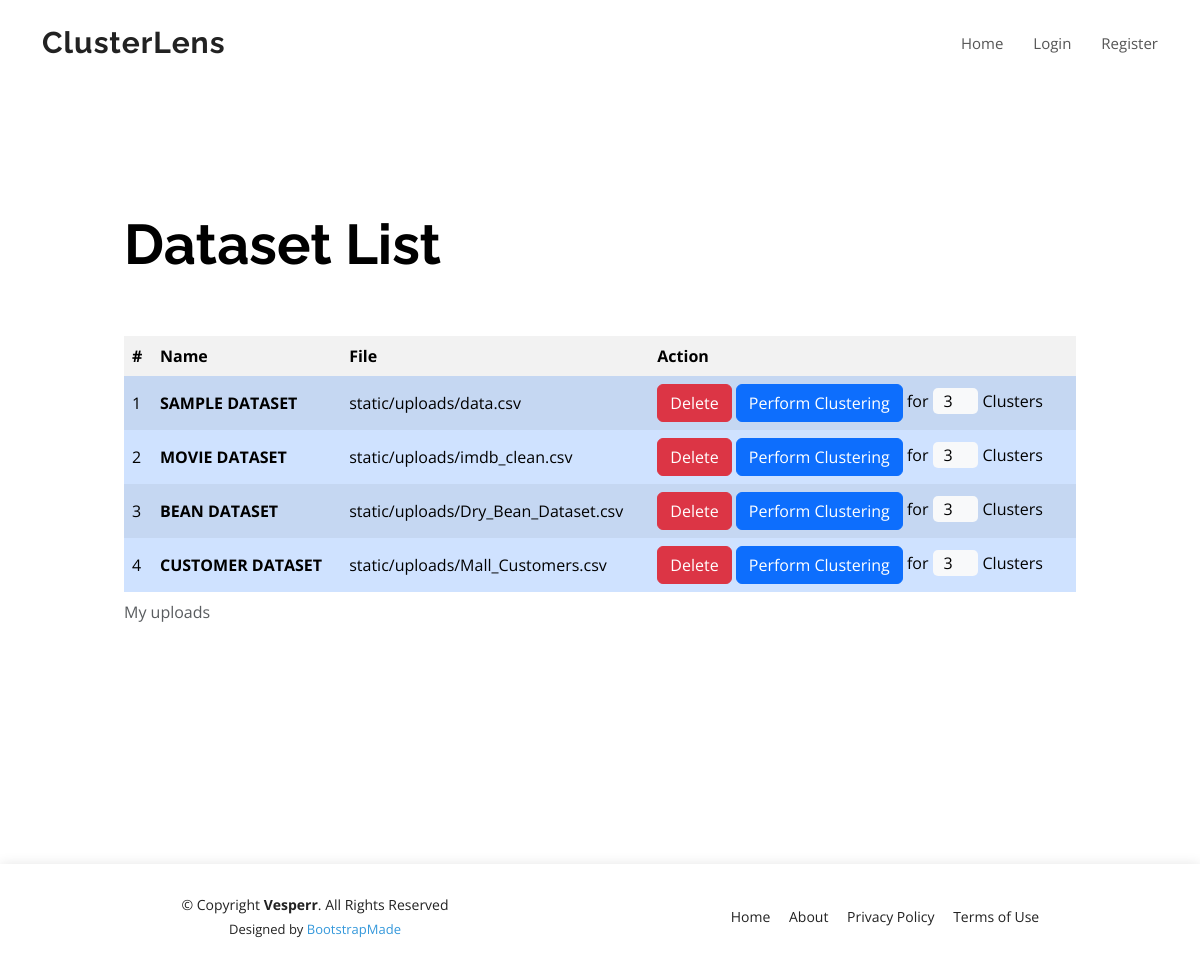
Screenshot of /dataset/list with the database file from the repository.
### database.py (models this page shows, shortened)
class Dataset(Base):
    __tablename__ = 'datasets'
    id = Column(Integer, primary_key=True)
    name = Column(String(50), nullable=False)
    path = Column(String(255))
    user_id = Column(Integer, ForeignKey('users.id'))
    description = Column(String(255))
    created_at = Column(DateTime, default=datetime.now)

### app.py (the view)
@app.route('/dataset/list')
def dataset_list():
    db = open_db()
    datasets = db.query(Dataset).all()
    return render_template('dataset_list.html', datasets=datasets)

### database.py (called while the page is built)
def open_db():
    engine = create_engine('sqlite:///project.db', echo=True)
    session = sessionmaker(bind=engine)
    return session()

### templates/dataset_list.html (shortened to what this page needs)
{% extends 'layout/base.html' %}
{% block content %}
<section>
    <div class="container col-xl-10 col-xxl-8 px-4 py-5">
        <div class="row align-items-center g-lg-5 py-5">
            <div class="col-lg-7 text-center text-lg-start">
                <h1 class="display-4 fw-bold lh-1 text-body-emphasis mb-3">Dataset List</h1>
            </div>
            <div class="col-md-10 mx-auto col-lg-12">
                <div class="table-responsive">
                    <table class="table table-striped table-hover table-borderless align-middle">
                        <thead class="table-light">
                            <caption>
                                My uploads
                            </caption>
                            <tr>
                                <th>#</th>
                                <th>Name</th>
                                <th>File</th>
                                <th>Action</th>
                            </tr>
                        </thead>
                        <tbody class="table-group-divider">
                            {% for item in datasets %}
                            <tr class="table-primary">
                                <td scope="row">{{item.id}}</td>
                                <td>
                                    <b>{{item.name|upper}}</b>
                                </td>
                                <td>{{item.path}}</td>
                                <td>
                                    <a href="/dataset/delete/{{item.id}}" class="btn btn-danger">Delete</a>
                                    <a href="/dataset/clustering/{{item.id}}" class="btn btn-primary"
                                        id="perform">Perform
                                        Clustering</a>
                                    for <input type="number" name="clusters" id="clusters" min="1" max="10"
                                        maxlength="1" value="3"> Clusters
                                </td>
                            </tr>
                            {% endfor %}
                        </tbody>
                    </table>
                </div>
            </div>
        </div>
</section>
{% endblock %}

### templates/layout/base.html (shortened to what this page needs)
<!doctype html>
<html lang="en">
<head>
    <link href="/static/vendor/aos/aos.css" rel="stylesheet">
    <link href="/static/vendor/bootstrap/css/bootstrap.min.css"
          rel="stylesheet">
    <link href="/static/vendor/bootstrap-icons/bootstrap-icons.css"
          rel="stylesheet">
    <link href="/static/vendor/boxicons/css/boxicons.min.css" rel="stylesheet">
    <link href="/static/vendor/glightbox/css/glightbox.min.css"
          rel="stylesheet">
    <link href="/static/vendor/remixicon/remixicon.css" rel="stylesheet">
    <link href="/static/vendor/swiper/swiper-bundle.min.css" rel="stylesheet">
    <link href="/static/css/style.css" rel="stylesheet">
</head>
<body>
{% include 'menu.html' %}
<main>
    <section class="inner-page">
        {% block content %}{% endblock %}
    </section>
</main>
{% include 'footer.html' %}
</body>
</html>

### templates/menu.html (shortened to what this page needs)
<header id="header" class="fixed-top d-flex align-items-center">
  <div class="container d-flex align-items-center justify-content-between">
    <div class="logo">
      <h1><a href="/">ClusterLens</a></h1>
    </div>
    <nav id="navbar" class="navbar">
      <ul>
        <li><a class="nav-link scrollto " href="/">Home</a></li>
        {% if session.isauth %}
        <li><a class="nav-link scrollto" href="/dataset/upload">Upload data</a></li>
        <li><a class="nav-link scrollto" href="/dataset/list">All Datasets</a></li>
        <li><a class="getstarted scrollto" href="/about">About</a></li>
        {% else %}
        <li><a class="nav-link scrollto" href="/login">Login</a></li>
        <li><a class="nav-link scrollto" href="/register">Register</a></li>
        {% endif %}
      </ul>
    </nav>
  </div>
</header>

### templates/footer.html (shortened to what this page needs)
  <footer id="footer">
    <div class="container">
      <div class="row d-flex align-items-center">
        <div class="col-lg-6 text-lg-left text-center">
          <div class="copyright">
            &copy; Copyright <strong>Vesperr</strong>. All Rights Reserved
          </div>
          <div class="credits">
            Designed by <a href="https://bootstrapmade.com/">BootstrapMade</a>
          </div>
        </div>
        <div class="col-lg-6">
          <nav class="footer-links text-lg-right text-center pt-2 pt-lg-0">
            <a href="#intro" class="scrollto">Home</a>
            <a href="#about" class="scrollto">About</a>
            <a href="#">Privacy Policy</a>
            <a href="#">Terms of Use</a>
          </nav>
        </div>
      </div>
    </div>
  </footer>

### static/css/style.css (style rules this page uses)
body { font-family: "Open Sans", sans-serif; color: #444444; }
a { color: #3498db; text-decoration: none; }
h1, h2, h3, h4, h5, h6 { font-family: "Raleway", sans-serif; }
#header { z-index: 997; transition: all 0.5s; padding: 22px 0; background: #fff; }
#header .logo h1 { font-size: 30px; margin: 0; padding: 0; line-height: 1; font-weight: 700; letter-spacing: 1px; }
#header .logo h1 a, #header .logo h1 a:hover { color: #222222; text-decoration: none; }
.navbar { padding: 0; }
.navbar ul { margin: 0; padding: 0; display: flex; list-style: none; align-items: center; }
.navbar li { position: relative; }
.navbar a, .navbar a:focus { display: flex; align-items: center; justify-content: space-between; padding: 10px 0 10px 30px; font-size: 15px; font-weight: 400; color: #555555; white-space: nowrap; transition: 0.3s; }
section { padding: 60px 0; overflow: hidden; }
#footer { background: #fff; box-shadow: 0px 0px 12px 0px rgba(0, 0, 0, 0.1); padding: 30px 0; color: #222222; font-size: 14px; }
#footer .credits { font-size: 13px; padding-top: 5px; color: #222222; }
#footer .footer-links a { color: #222222; padding-left: 15px; }
#footer .footer-links a:first-child { padding-left: 0; }

### templates/dataset_list.html (style rules this page uses)
#clusters { outline: none; border: none; width: 5ch; background-color: #f8f9fa; border-radius: 5px; text-align: center; }

### rows the page displays
Dataset: id "1", name "SAMPLE DATASET", path "static/uploads/data.csv"
Dataset: id "2", name "MOVIE DATASET", path "static/uploads/imdb_clean.csv"
Dataset: id "3", name "BEAN DATASET", path "static/uploads/Dry_Bean_Dataset.csv"
Dataset: id "4", name "CUSTOMER DATASET", path "static/uploads/Mall_Customers.csv"
